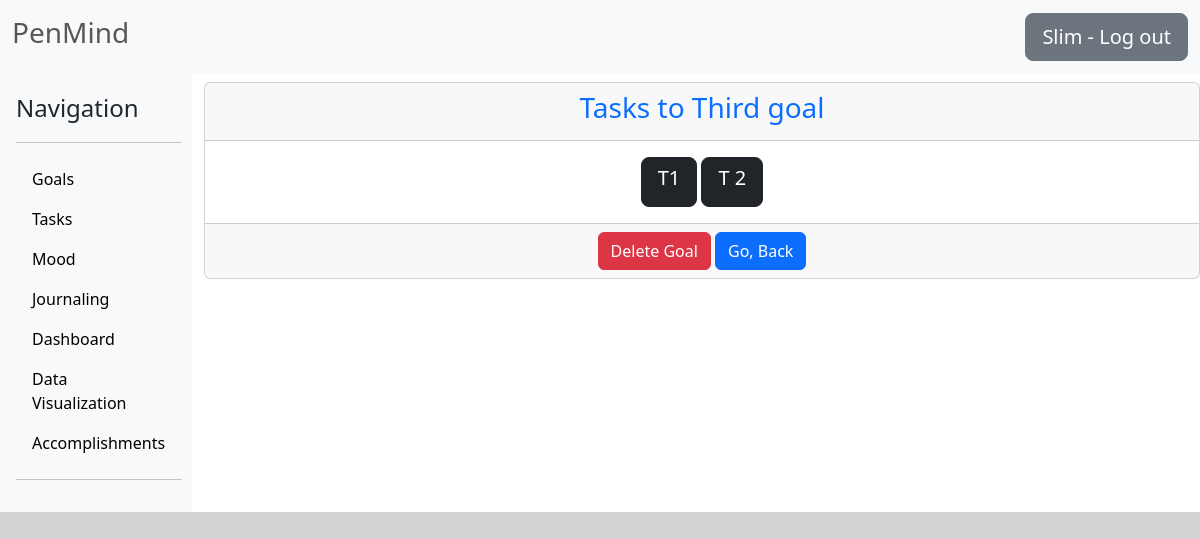
/detail_endeavor/16/detail/ (signed in), run on an earlier commit of the app's database.
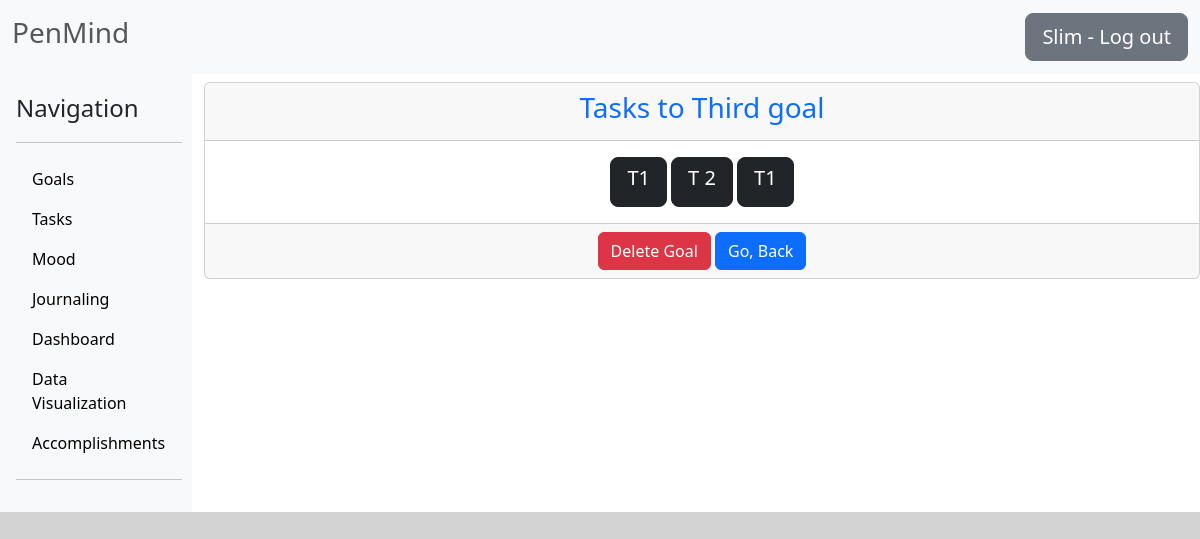
And on a later commit of the database.
### To_Do/models.py (models this page shows)
class Task(models.Model):
    goal = models.ForeignKey(Endeavor, on_delete=models.CASCADE, null=True, related_name="todo_tasks")
    title = models.CharField(max_length=200, null=True)
    description = models.TextField(null=True, blank=True)
    starting_time = models.DateTimeField()
    completed = models.BooleanField(default=False, null=True, blank=True)
    def __str__(self):
        return self.title

### Endeavors/views.py (the view)
# urls.py: path('detail_endeavor/<pk>/detail/', login_required(DetailEndeavorView.as_view()), name='detail_endeavor'),
class DetailEndeavorView(DetailView):
    model = Endeavor
    template_name = "Endeavors/detail_endeavor.html"
    def get_context_data(self, **kwargs):
        context = super().get_context_data(**kwargs)
        program = self.get_object()
        context["tasks"] = Task.objects.filter(goal=program)
        return context

### Endeavors/templates/Endeavors/detail_endeavor.html
{% extends "Journaling/base.html" %}
{% block content %}
<div class="card text-center mt-2">
   <div class="card-header text-primary">
       <h3>Tasks to {{endeavor.title}}</h3>
   </div>
   <div class="card-body">
       {% if tasks %}
           {% for task in tasks %}
                <a class="btn btn-dark btn-lg" href="{% url 'detail_todo' task.id %}">
                    <h5 class="card-title">{{task|title}}</h5>
                </a>
           {% endfor %}
       {% else %}
           <h5 class="card-text"><p>No task yet!</p></h5>
       {% endif %}
   </div>
   <div class="card-footer text-body-secondary">
     <a href="{% url 'delete_endeavor' object.pk %}" class="btn btn-danger">Delete Goal</a>
     <a class="btn btn-primary" href="{% url 'list_endeavor' %}">Go, Back</a>
   </div>
 </div>
{% endblock content %}

What changed in the data, as far as the page shows it:
added Task: title "T1"
